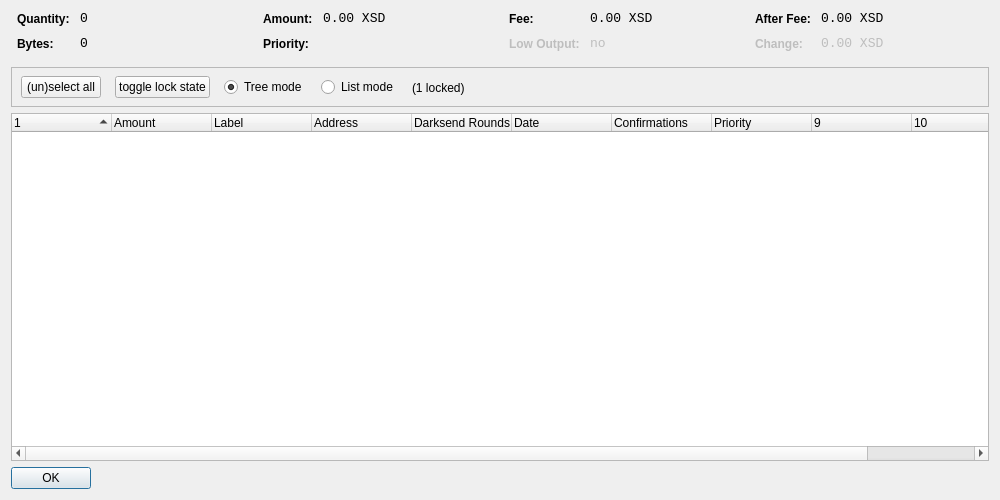
<?xml version="1.0" encoding="UTF-8"?>
<ui version="4.0">
 <class>CoinControlDialog</class>
 <widget class="QDialog" name="CoinControlDialog">
  <property name="geometry">
   <rect>
    <x>0</x>
    <y>0</y>
    <width>1000</width>
    <height>500</height>
   </rect>
  </property>
  <property name="windowTitle">
   <string>Coin Control</string>
  </property>
  <layout class="QVBoxLayout" name="verticalLayout">
   <item>
    <layout class="QHBoxLayout" name="horizontalLayoutTop" stretch="0,0,0,0">
     <property name="topMargin">
      <number>0</number>
     </property>
     <property name="bottomMargin">
      <number>10</number>
     </property>
     <item>
      <layout class="QFormLayout" name="formLayoutCoinControl1">
       <property name="horizontalSpacing">
        <number>10</number>
       </property>
       <property name="verticalSpacing">
        <number>10</number>
       </property>
       <property name="leftMargin">
        <number>6</number>
       </property>
       <property name="rightMargin">
        <number>6</number>
       </property>
       <item row="0" column="0">
        <widget class="QLabel" name="labelCoinControlQuantityText">
         <property name="styleSheet">
          <string notr="true">font-weight:bold;</string>
         </property>
         <property name="text">
          <string>Quantity:</string>
         </property>
        </widget>
       </item>
       <item row="0" column="1">
        <widget class="QLabel" name="labelCoinControlQuantity">
         <property name="font">
          <font>
           <family>Monospace</family>
           <pointsize>10</pointsize>
          </font>
         </property>
         <property name="cursor">
          <cursorShape>IBeamCursor</cursorShape>
         </property>
         <property name="contextMenuPolicy">
          <enum>Qt::ActionsContextMenu</enum>
         </property>
         <property name="text">
          <string notr="true">0</string>
         </property>
         <property name="textInteractionFlags">
          <set>Qt::LinksAccessibleByMouse|Qt::TextSelectableByKeyboard|Qt::TextSelectableByMouse</set>
         </property>
        </widget>
       </item>
       <item row="1" column="0">
        <widget class="QLabel" name="labelCoinControlBytesText">
         <property name="styleSheet">
          <string notr="true">font-weight:bold;</string>
         </property>
         <property name="text">
          <string>Bytes:</string>
         </property>
        </widget>
       </item>
       <item row="1" column="1">
        <widget class="QLabel" name="labelCoinControlBytes">
         <property name="font">
          <font>
           <family>Monospace</family>
           <pointsize>10</pointsize>
          </font>
         </property>
         <property name="cursor">
          <cursorShape>IBeamCursor</cursorShape>
         </property>
         <property name="contextMenuPolicy">
          <enum>Qt::ActionsContextMenu</enum>
         </property>
         <property name="text">
          <string notr="true">0</string>
         </property>
         <property name="textInteractionFlags">
          <set>Qt::LinksAccessibleByMouse|Qt::TextSelectableByKeyboard|Qt::TextSelectableByMouse</set>
         </property>
        </widget>
       </item>
      </layout>
     </item>
     <item>
      <layout class="QFormLayout" name="formLayoutCoinControl2">
       <property name="horizontalSpacing">
        <number>10</number>
       </property>
       <property name="verticalSpacing">
        <number>10</number>
       </property>
       <property name="leftMargin">
        <number>6</number>
       </property>
       <property name="rightMargin">
        <number>6</number>
       </property>
       <item row="0" column="0">
        <widget class="QLabel" name="labelCoinControlAmountText">
         <property name="styleSheet">
          <string notr="true">font-weight:bold;</string>
         </property>
         <property name="text">
          <string>Amount:</string>
         </property>
        </widget>
       </item>
       <item row="0" column="1">
        <widget class="QLabel" name="labelCoinControlAmount">
         <property name="font">
          <font>
           <family>Monospace</family>
           <pointsize>10</pointsize>
          </font>
         </property>
         <property name="cursor">
          <cursorShape>IBeamCursor</cursorShape>
         </property>
         <property name="contextMenuPolicy">
          <enum>Qt::ActionsContextMenu</enum>
         </property>
         <property name="text">
          <string notr="true">0.00 XSD</string>
         </property>
         <property name="textInteractionFlags">
          <set>Qt::LinksAccessibleByMouse|Qt::TextSelectableByKeyboard|Qt::TextSelectableByMouse</set>
         </property>
        </widget>
       </item>
       <item row="1" column="0">
        <widget class="QLabel" name="labelCoinControlPriorityText">
         <property name="styleSheet">
          <string notr="true">font-weight:bold;</string>
         </property>
         <property name="text">
          <string>Priority:</string>
         </property>
        </widget>
       </item>
       <item row="1" column="1">
        <widget class="QLabel" name="labelCoinControlPriority">
         <property name="font">
          <font>
           <family>Monospace</family>
           <pointsize>10</pointsize>
          </font>
         </property>
         <property name="cursor">
          <cursorShape>IBeamCursor</cursorShape>
         </property>
         <property name="contextMenuPolicy">
          <enum>Qt::ActionsContextMenu</enum>
         </property>
         <property name="text">
          <string/>
         </property>
         <property name="textInteractionFlags">
          <set>Qt::LinksAccessibleByMouse|Qt::TextSelectableByKeyboard|Qt::TextSelectableByMouse</set>
         </property>
        </widget>
       </item>
      </layout>
     </item>
     <item>
      <layout class="QFormLayout" name="formLayoutCoinControl3">
       <property name="horizontalSpacing">
        <number>10</number>
       </property>
       <property name="verticalSpacing">
        <number>10</number>
       </property>
       <property name="leftMargin">
        <number>6</number>
       </property>
       <property name="rightMargin">
        <number>6</number>
       </property>
       <item row="0" column="0">
        <widget class="QLabel" name="labelCoinControlFeeText">
         <property name="styleSheet">
          <string notr="true">font-weight:bold;</string>
         </property>
         <property name="text">
          <string>Fee:</string>
         </property>
        </widget>
       </item>
       <item row="0" column="1">
        <widget class="QLabel" name="labelCoinControlFee">
         <property name="font">
          <font>
           <family>Monospace</family>
           <pointsize>10</pointsize>
          </font>
         </property>
         <property name="cursor">
          <cursorShape>IBeamCursor</cursorShape>
         </property>
         <property name="contextMenuPolicy">
          <enum>Qt::ActionsContextMenu</enum>
         </property>
         <property name="text">
          <string notr="true">0.00 XSD</string>
         </property>
         <property name="textInteractionFlags">
          <set>Qt::LinksAccessibleByMouse|Qt::TextSelectableByKeyboard|Qt::TextSelectableByMouse</set>
         </property>
        </widget>
       </item>
       <item row="1" column="0">
        <widget class="QLabel" name="labelCoinControlLowOutputText">
         <property name="enabled">
          <bool>false</bool>
         </property>
         <property name="styleSheet">
          <string notr="true">font-weight:bold;</string>
         </property>
         <property name="text">
          <string>Low Output:</string>
         </property>
        </widget>
       </item>
       <item row="1" column="1">
        <widget class="QLabel" name="labelCoinControlLowOutput">
         <property name="enabled">
          <bool>false</bool>
         </property>
         <property name="font">
          <font>
           <family>Monospace</family>
           <pointsize>10</pointsize>
          </font>
         </property>
         <property name="cursor">
          <cursorShape>IBeamCursor</cursorShape>
         </property>
         <property name="contextMenuPolicy">
          <enum>Qt::ActionsContextMenu</enum>
         </property>
         <property name="text">
          <string notr="true">no</string>
         </property>
         <property name="textInteractionFlags">
          <set>Qt::LinksAccessibleByMouse|Qt::TextSelectableByKeyboard|Qt::TextSelectableByMouse</set>
         </property>
        </widget>
       </item>
      </layout>
     </item>
     <item>
      <layout class="QFormLayout" name="formLayoutCoinControl4">
       <property name="horizontalSpacing">
        <number>10</number>
       </property>
       <property name="verticalSpacing">
        <number>10</number>
       </property>
       <property name="leftMargin">
        <number>6</number>
       </property>
       <property name="rightMargin">
        <number>6</number>
       </property>
       <item row="0" column="0">
        <widget class="QLabel" name="labelCoinControlAfterFeeText">
         <property name="styleSheet">
          <string notr="true">font-weight:bold;</string>
         </property>
         <property name="text">
          <string>After Fee:</string>
         </property>
        </widget>
       </item>
       <item row="0" column="1">
        <widget class="QLabel" name="labelCoinControlAfterFee">
         <property name="font">
          <font>
           <family>Monospace</family>
           <pointsize>10</pointsize>
          </font>
         </property>
         <property name="cursor">
          <cursorShape>IBeamCursor</cursorShape>
         </property>
         <property name="contextMenuPolicy">
          <enum>Qt::ActionsContextMenu</enum>
         </property>
         <property name="text">
          <string notr="true">0.00 XSD</string>
         </property>
         <property name="textInteractionFlags">
          <set>Qt::LinksAccessibleByMouse|Qt::TextSelectableByKeyboard|Qt::TextSelectableByMouse</set>
         </property>
        </widget>
       </item>
       <item row="1" column="0">
        <widget class="QLabel" name="labelCoinControlChangeText">
         <property name="enabled">
          <bool>false</bool>
         </property>
         <property name="styleSheet">
          <string notr="true">font-weight:bold;</string>
         </property>
         <property name="text">
          <string>Change:</string>
         </property>
        </widget>
       </item>
       <item row="1" column="1">
        <widget class="QLabel" name="labelCoinControlChange">
         <property name="enabled">
          <bool>false</bool>
         </property>
         <property name="font">
          <font>
           <family>Monospace</family>
           <pointsize>10</pointsize>
          </font>
         </property>
         <property name="cursor">
          <cursorShape>IBeamCursor</cursorShape>
         </property>
         <property name="contextMenuPolicy">
          <enum>Qt::ActionsContextMenu</enum>
         </property>
         <property name="text">
          <string notr="true">0.00 XSD</string>
         </property>
         <property name="textInteractionFlags">
          <set>Qt::LinksAccessibleByMouse|Qt::TextSelectableByKeyboard|Qt::TextSelectableByMouse</set>
         </property>
        </widget>
       </item>
      </layout>
     </item>
    </layout>
   </item>
   <item>
    <widget class="QFrame" name="frame">
     <property name="minimumSize">
      <size>
       <width>0</width>
       <height>40</height>
      </size>
     </property>
     <property name="frameShape">
      <enum>QFrame::StyledPanel</enum>
     </property>
     <property name="frameShadow">
      <enum>QFrame::Sunken</enum>
     </property>
     <widget class="QWidget" name="horizontalLayoutWidget">
      <property name="geometry">
       <rect>
        <x>10</x>
        <y>0</y>
        <width>781</width>
        <height>41</height>
       </rect>
      </property>
      <layout class="QHBoxLayout" name="horizontalLayoutPanel" stretch="0,0,0,0,0">
       <property name="spacing">
        <number>14</number>
       </property>
       <item>
        <widget class="QPushButton" name="pushButtonSelectAll">
         <property name="sizePolicy">
          <sizepolicy hsizetype="Maximum" vsizetype="Fixed">
           <horstretch>0</horstretch>
           <verstretch>0</verstretch>
          </sizepolicy>
         </property>
         <property name="text">
          <string>(un)select all</string>
         </property>
        </widget>
       </item>
        <item>
         <widget class="QPushButton" name="pushButtonToggleLock">
          <property name="sizePolicy">
           <sizepolicy hsizetype="Maximum" vsizetype="Fixed">
            <horstretch>0</horstretch>
            <verstretch>0</verstretch>
           </sizepolicy>
          </property>
          <property name="text">
           <string>toggle lock state</string>
          </property>
          <property name="autoDefault">
           <bool>false</bool>
          </property>
         </widget>
        </item>
       <item>
        <widget class="QRadioButton" name="radioTreeMode">
         <property name="sizePolicy">
          <sizepolicy hsizetype="Maximum" vsizetype="Fixed">
           <horstretch>0</horstretch>
           <verstretch>0</verstretch>
          </sizepolicy>
         </property>
         <property name="text">
          <string>Tree mode</string>
         </property>
         <property name="checked">
          <bool>true</bool>
         </property>
        </widget>
       </item>
       <item>
        <widget class="QRadioButton" name="radioListMode">
         <property name="sizePolicy">
          <sizepolicy hsizetype="Maximum" vsizetype="Fixed">
           <horstretch>0</horstretch>
           <verstretch>0</verstretch>
          </sizepolicy>
         </property>
         <property name="text">
          <string>List mode</string>
         </property>
        </widget>
       </item>
        <item>
         <widget class="QLabel" name="labelLocked">
          <property name="text">
           <string>(1 locked)</string>
          </property>
         </widget>
        </item>
       <item>
        <spacer name="horizontalSpacer">
         <property name="orientation">
          <enum>Qt::Horizontal</enum>
         </property>
         <property name="sizeHint" stdset="0">
          <size>
           <width>40</width>
           <height>20</height>
          </size>
         </property>
        </spacer>
       </item>
      </layout>
     </widget>
    </widget>
   </item>
   <item>
    <widget class="CoinControlTreeWidget" name="treeWidget">
     <property name="contextMenuPolicy">
      <enum>Qt::CustomContextMenu</enum>
     </property>
     <property name="sortingEnabled">
      <bool>false</bool>
     </property>
     <property name="columnCount">
      <number>11</number>
     </property>
     <attribute name="headerShowSortIndicator" stdset="0">
      <bool>true</bool>
     </attribute>
     <attribute name="headerStretchLastSection">
      <bool>false</bool>
     </attribute>
     <column>
      <property name="text">
       <string/>
      </property>
     </column>
     <column>
      <property name="text">
       <string>Amount</string>
      </property>
     </column>
     <column>
      <property name="text">
       <string>Label</string>
      </property>
     </column>
     <column>
      <property name="text">
       <string>Address</string>
      </property>
     </column>
     <column>
      <property name="text">
       <string>Darksend Rounds</string>
      </property>
    </column>
     <column>
      <property name="text">
       <string>Date</string>
      </property>
     </column>
     <column>
      <property name="text">
       <string>Confirmations</string>
      </property>
      <property name="toolTip">
       <string>Confirmed</string>
      </property>
     </column>
     <column>
      <property name="text">
       <string>Priority</string>
      </property>
     </column>
     <column>
      <property name="text">
       <string/>
      </property>
     </column>
     <column>
      <property name="text">
       <string/>
      </property>
     </column>
     <column>
      <property name="text">
       <string/>
      </property>
     </column>
     <column>
      <property name="text">
       <string/>
      </property>
     </column>
    </widget>
   </item>
   <item>
    <widget class="QDialogButtonBox" name="buttonBox">
     <property name="sizePolicy">
      <sizepolicy hsizetype="Maximum" vsizetype="Fixed">
       <horstretch>0</horstretch>
       <verstretch>0</verstretch>
      </sizepolicy>
     </property>
     <property name="orientation">
      <enum>Qt::Horizontal</enum>
     </property>
     <property name="standardButtons">
      <set>QDialogButtonBox::Ok</set>
     </property>
    </widget>
   </item>
  </layout>
 </widget>
 <customwidgets>
  <customwidget>
   <class>CoinControlTreeWidget</class>
   <extends>QTreeWidget</extends>
   <header>coincontroltreewidget.h</header>
  </customwidget>
 </customwidgets>
 <resources/>
 <connections/>
</ui>
